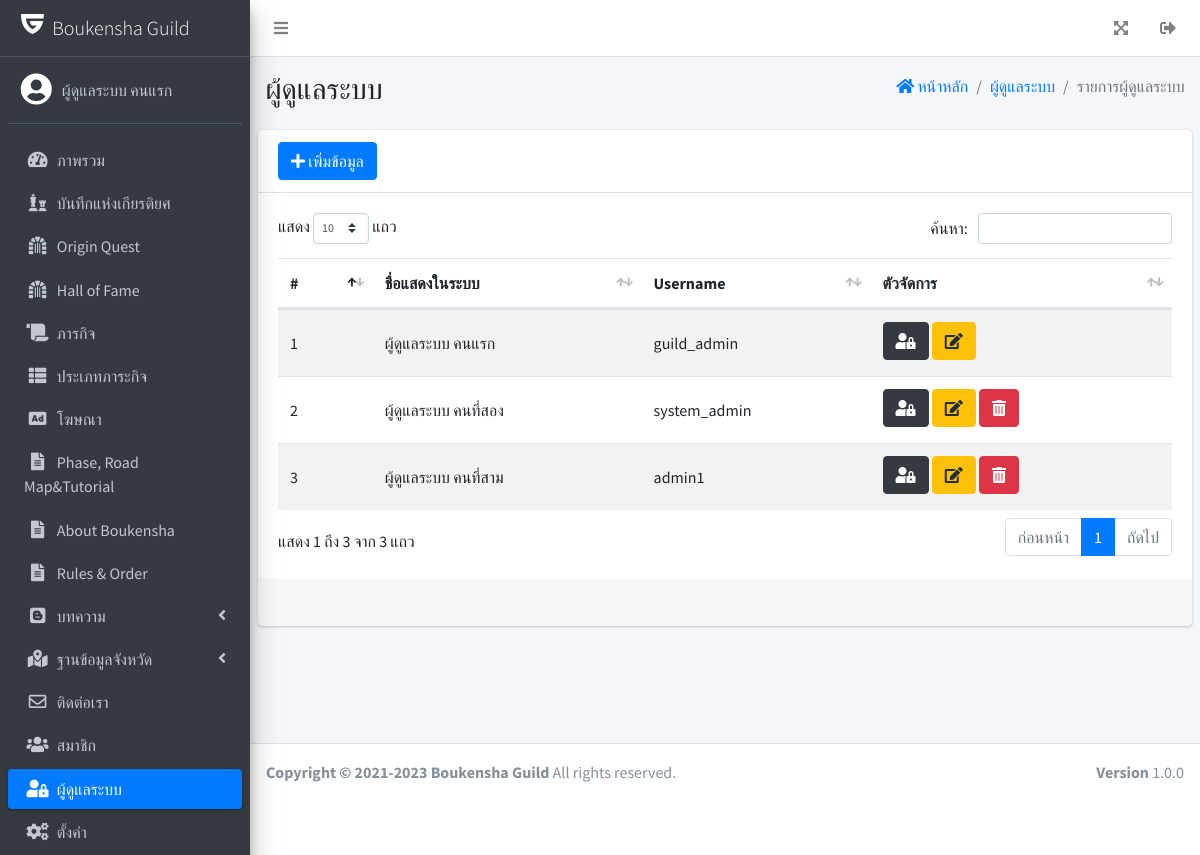
/guild_admin/index.php?mn=system&file=system_list (signed in), run on the app's committed database.
### tables this page shows
CREATE TABLE `user_admin` (
  `id` int(10) UNSIGNED NOT NULL,
  `full_name` varchar(100) NOT NULL,
  `username` varchar(100) NOT NULL,
  `password` varchar(255) NOT NULL
);

### guild_admin/admin_system/system_list.php (the view, shortened to what this page needs)
<div class="card">
    <div class="card-header">
        <a href="index.php?mn=system&file=system_add" class="btn btn-primary"><i class="fas fa-plus"></i> เพิ่มข้อมูล</a>
    </div>
    <div class="card-body">
        <div class="table-responsive">
            <table class="table table-striped table-hover" id="dataTable">
                <thead>
                    <tr>
                        <th class="align-middle">#</th>
                        <th class="align-middle">ชื่อแสดงในระบบ</th>
                        <th class="align-middle">Username</th>
                        <th class="align-middle">ตัวจัดการ</th>
                    </tr>
                </thead>
                <tbody>
                    <?php $sql_system = " SELECT * FROM user_admin ORDER BY id ASC";
                    $result_system = mysqli_query($conn, $sql_system);
                    $no = 1;
                    while ($rs_system = mysqli_fetch_assoc($result_system)) {
                        $id_system = $rs_system['id'];
                        $name_system = $rs_system['username'];
                    ?>
                        <tr>
                            <td class="align-middle"><?= $rs_system['id'] ?></td>
                            <td class="align-middle"><?= $rs_system['full_name'] ?></td>
                            <td class="align-middle"><?= $rs_system['username'] ?></td>
                            <td class="align-middle">
                                <a href="index.php?mn=system&file=system_change&change_id=<?= $rs_system['id'] ?>" class="btn btn-dark mb-1"><i class="fas fa-user-lock"></i></a>
                                <a href="index.php?mn=system&file=system_edit&edit_id=<?= $rs_system['id'] ?>" class="btn btn-warning mb-1"><i class="fas fa-edit"></i></a>
                                <?php if ($no != 1) { ?>
                                    <button class="btn btn-danger mb-1" onclick="cdelte('<?= $name_system ?>','index.php?mn=system&file=system_delete&delete_id=<?= $id_system ?>')"><i class="fas fa-trash-alt"></i></button>
                                <?php } ?>
                            </td>
                        </tr>
                    <?php $no++;
                    } ?>
                </tbody>
            </table>
        </div>
    </div>
    <div class="card-footer">
    </div>
</div>

### data on the page
user_admin: id "1", full_name "ผู้ดูแลระบบ คนแรก", username "guild_admin"
user_admin: id "2", full_name "ผู้ดูแลระบบ คนที่สอง", username "system_admin"
user_admin: id "3", full_name "ผู้ดูแลระบบ คนที่สาม", username "admin1"

### other printed values
$_SESSION['user_admin'] "ผู้ดูแลระบบ คนแรก"
topicName($_GET['mn']) "ผู้ดูแลระบบ"
